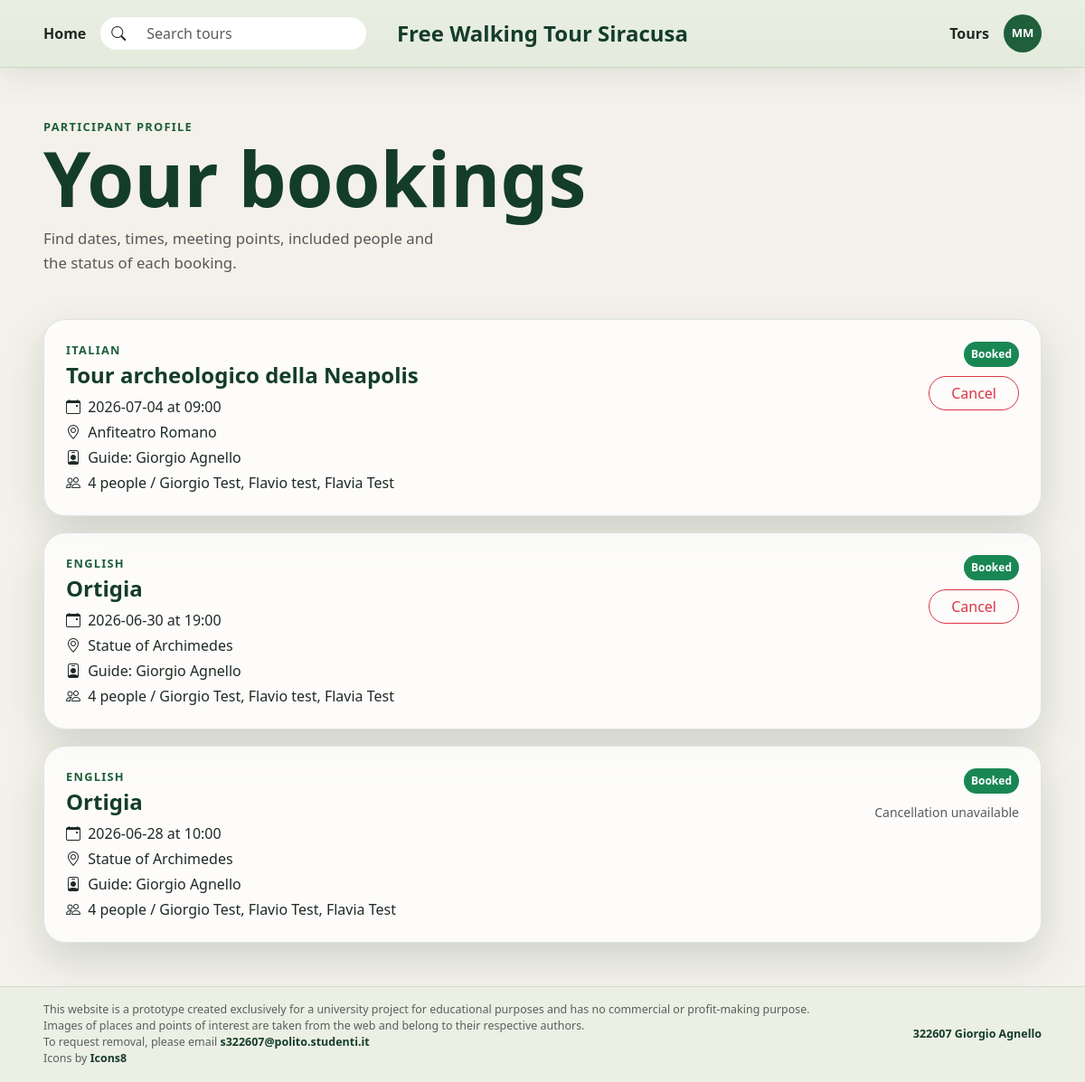
Page /participant/profile (signed in) on the committed database.
### tables this page shows
CREATE TABLE "users" (
            id INTEGER PRIMARY KEY AUTOINCREMENT,
            first_name TEXT NOT NULL,
            last_name TEXT NOT NULL,
            email TEXT NOT NULL,
            password TEXT NOT NULL,
            role TEXT NOT NULL CHECK (role IN ('guide', 'participant')),
            languages TEXT,
            created_at TEXT NOT NULL DEFAULT CURRENT_TIMESTAMP,
            UNIQUE (email)
        );

CREATE TABLE tours (
    id INTEGER PRIMARY KEY AUTOINCREMENT,
    guide_id INTEGER NOT NULL,
    title TEXT NOT NULL,
    theme TEXT NOT NULL,
    meeting_point TEXT NOT NULL,
    duration_mins INTEGER NOT NULL CHECK (duration_mins > 0),
    language TEXT NOT NULL,
    max_participants INTEGER NOT NULL CHECK (max_participants > 0),
    description TEXT NOT NULL,
    created_at TEXT NOT NULL DEFAULT CURRENT_TIMESTAMP,
    FOREIGN KEY (guide_id) REFERENCES users (id) ON DELETE CASCADE
);

CREATE TABLE reservations (
    id INTEGER PRIMARY KEY AUTOINCREMENT,
    user_id INTEGER NOT NULL,
    tour_id INTEGER NOT NULL,
    tour_date TEXT NOT NULL,
    num_people INTEGER NOT NULL CHECK (num_people BETWEEN 1 AND 4),
    extra_names TEXT,
    status TEXT NOT NULL DEFAULT 'booked' CHECK (status IN ('booked', 'cancelled')),
    created_at TEXT NOT NULL DEFAULT CURRENT_TIMESTAMP,
    cancelled_at TEXT,
    FOREIGN KEY (user_id) REFERENCES users (id) ON DELETE CASCADE,
    FOREIGN KEY (tour_id) REFERENCES tours (id) ON DELETE CASCADE,
    UNIQUE (user_id, tour_id, tour_date)
);

CREATE TABLE tour_schedule (
    id INTEGER PRIMARY KEY AUTOINCREMENT,
    tour_id INTEGER NOT NULL,
    weekday INTEGER NOT NULL CHECK (weekday BETWEEN 0 AND 6),
    start_time TEXT NOT NULL,
    FOREIGN KEY (tour_id) REFERENCES tours (id) ON DELETE CASCADE,
    UNIQUE (tour_id, weekday)
);

### app.py (the view)
@app.route("/participant/profile")
@login_required
def participant_profile():
    denied = require_role("participant")
    if denied:
        return denied
    conn = get_db_connection()
    rows = conn.execute(
        """
        SELECT reservations.*, tours.title, tours.meeting_point, tours.duration_mins,
               tours.language, users.first_name AS guide_first_name,
               users.last_name AS guide_last_name
        FROM reservations
        JOIN tours ON tours.id = reservations.tour_id
        JOIN users ON users.id = tours.guide_id
        WHERE reservations.user_id = ?
        ORDER BY reservations.tour_date DESC, reservations.id DESC
        """,
        (current_user.id,),
    ).fetchall()
    reservations = []
    now = dt.datetime.now()
    for row in rows:
        item = dict(row)
        tour_date = parse_iso_date(row["tour_date"])
        schedule = get_schedule_for_date(conn, row["tour_id"], tour_date)
        item["start_time"] = schedule["start_time"] if schedule else "-"
        item["can_cancel"] = False
        if row["status"] == "booked" and schedule:
            start_dt = tour_datetime(tour_date, schedule["start_time"])
            item["can_cancel"] = start_dt - now >= dt.timedelta(hours=24)
        reservations.append(item)
    conn.close()
    return render_template("participant_profile.html", reservations=reservations)

### app.py (called while the page is built)
@login_manager.user_loader
def load_user(user_id):
    conn = get_db_connection()
    user_row = conn.execute("SELECT * FROM users WHERE id = ?", (user_id,)).fetchone()
    conn.close()
    if user_row:
        return User(
            user_row["id"],
            user_row["email"],
            user_row["role"],
            user_row["first_name"],
            user_row["last_name"],
            user_row["languages"],
        )
    return None

@app.context_processor
def inject_constants():
    return {
        "LANGUAGES": LANGUAGES,
        "WEEKDAYS": WEEKDAYS,
        "WEEKDAY_NAMES": WEEKDAY_NAMES,
        "DURATION_FILTERS": DURATION_FILTERS,
        "MIN_TOUR_STOPS": MIN_TOUR_STOPS,
    }

def parse_iso_date(value):
    try:
        return dt.date.fromisoformat(value)
    except (TypeError, ValueError):
        raise ValueError("Invalid date.")

def tour_datetime(tour_date, start_time):
    return dt.datetime.combine(tour_date, dt.time.fromisoformat(start_time))

def require_role(role):
    if not current_user.is_authenticated:
        return redirect(url_for("login", next=request.path))
    if current_user.role != role:
        flash("This account does not have permission to perform this action.", "warning")
        return redirect(url_for("index"))
    return None

def get_schedule_for_date(conn, tour_id, tour_date):
    return conn.execute(
        """
        SELECT * FROM tour_schedule
        WHERE tour_id = ? AND weekday = ?
        """,
        (tour_id, tour_date.weekday()),
    ).fetchone()

### db.py (called while the page is built)
def get_db_connection():
    conn = sqlite3.connect(DATABASE)
    conn.row_factory = sqlite3.Row
    conn.execute("PRAGMA foreign_keys = ON")
    return conn

### templates/participant_profile.html (shortened to what this page needs)
{% extends 'base.html' %}
{% block content %}
<main class="container-fluid px-3 px-lg-5 py-4 py-lg-5">
  <header class="mb-4 mb-lg-5">
    <p class="section-label mb-2">Participant profile</p>
    <h1 class="homepage-title mb-3">Your bookings</h1>
    <p class="homepage-text mb-0 text-muted">
      Find dates, times, meeting points, included people and the status of each booking.
    </p>
  </header>
  <section class="profile-list">
    {% for reservation in reservations %}
      <article class="profile-card">
        <div class="profile-card-main">
          <div>
            <p class="section-label mb-1">{{ reservation.language }}</p>
            <h2 class="h4 fw-bold mb-2">
              <a class="profile-title-link" href="{{ url_for('tour_detail', id=reservation.tour_id) }}">
                {{ reservation.title }}
              </a>
            </h2>
            <p class="mb-1">
              <i class="bi bi-calendar-event me-1"></i>
              {{ reservation.tour_date }} at {{ reservation.start_time }}
            </p>
            <p class="mb-1">
              <i class="bi bi-geo-alt me-1"></i>
              {{ reservation.meeting_point }}
            </p>
            <p class="mb-1">
              <i class="bi bi-person-badge me-1"></i>
              Guide: {{ reservation.guide_first_name }} {{ reservation.guide_last_name }}
            </p>
            <p class="mb-0">
              <i class="bi bi-people me-1"></i>
              {{ reservation.num_people }} people
              {% if reservation.extra_names %}
                / {{ reservation.extra_names }}
              {% endif %}
            </p>
          </div>
          <div class="profile-card-actions">
            {% if reservation.status == 'booked' %}
              <span class="badge text-bg-success rounded-pill p-2">Booked</span>
            {% else %}
              <span class="badge text-bg-secondary rounded-pill p-2">Cancelled</span>
            {% endif %}
            {% if reservation.can_cancel %}
              <form action="{{ url_for('cancel_reservation', reservation_id=reservation.id) }}" method="POST">
                <button class="btn btn-outline-danger rounded-pill px-4" type="submit">Cancel</button>
              </form>
            {% elif reservation.status == 'booked' %}
              <span class="small text-muted">Cancellation unavailable</span>
            {% endif %}
          </div>
        </div>
      </article>
    {% else %}
      <div class="empty-state">
        <h2 class="h5 fw-bold">No bookings</h2>
        <p class="text-muted mb-3">Choose a tour and book an available date.</p>
        <a class="btn btn-dark rounded-pill px-4" href="{{ url_for('tours') }}">Explore tours</a>
      </div>
    {% endfor %}
  </section>
</main>
{% endblock %}

### templates/base.html (shortened to what this page needs)
<!doctype html>
<html lang="en">
  <head>
    <link href="https://cdn.jsdelivr.net/npm/bootstrap@5.3.3/dist/css/bootstrap.min.css" rel="stylesheet">
    <link href="https://cdn.jsdelivr.net/npm/bootstrap-icons@1.11.3/font/bootstrap-icons.css" rel="stylesheet">
    <link href="{{ url_for('static', filename='assets/css/style.css') }}" rel="stylesheet">
  </head>
  <body>
    <header class="site-header sticky-top">
      <nav class="navbar navbar-expand-lg py-3">
        <div class="container-fluid px-3 px-lg-5">
          <div class="navbar-desktop d-none d-lg-grid align-items-center">
            <div class="nav-left d-flex align-items-center gap-3">
              <a class="nav-link" href="{{ url_for('index') }}">Home</a>
              <form class="search-box m-0" role="search" action="{{ url_for('tours') }}" method="get">
                <div class="input-group rounded-pill overflow-hidden">
                  <span class="input-group-text"><i class="bi bi-search"></i></span>
                  <input class="form-control" name="q" type="search" placeholder="Search tours" aria-label="Search tours">
                </div>
              </form>
            </div>
            <a class="site-brand m-0" href="{{ url_for('index') }}">Free Walking Tour Siracusa</a>
            <div class="nav-right d-flex align-items-center justify-content-end gap-3">
              <a class="nav-link" href="{{ url_for('tours') }}">Tours</a>
              {% if current_user.is_authenticated %}
                <div class="dropdown user-dropdown">
                  <button class="user-initials" type="button" data-bs-toggle="dropdown" aria-expanded="false" aria-label="Profile">
                    {{ current_user.first_name[:1] }}{{ current_user.last_name[:1] }}
                  </button>
                </div>
              {% else %}
                <div class="auth-actions d-flex align-items-center gap-2">
                  <a class="btn btn-outline-success rounded-pill px-3" href="{{ url_for('login') }}">Sign in</a>
                  <a class="btn btn-dark rounded-pill px-3" href="{{ url_for('register') }}">Register</a>
                </div>
              {% endif %}
            </div>
          </div>
        </div>
      </nav>
    </header>
    {% block content %}{% endblock %}
    <footer class="site-footer">
      <div class="container-fluid px-3 px-lg-5 py-3">
        <div class="footer-content">
          <div class="footer-disclaimer">
            <p class="mb-0">This website is a prototype created exclusively for a university project for educational purposes and has no commercial or profit-making purpose.</p>
            <p class="mb-0">Images of places and points of interest are taken from the web and belong to their respective authors.</p>
            <p class="mb-0">To request removal, please email <a href="mailto:s322607@polito.studenti.it" target="_blank" rel="noopener noreferrer">s322607@polito.studenti.it</a></p>
            <p class="mb-0">Icons by <a href="https://icons8.com/" target="_blank" rel="noopener noreferrer">Icons8</a></p>
          </div>
          <p class="footer-owner mb-0"><a href="https://www.linkedin.com/in/giorgioagnello/" target="_blank" rel="noopener noreferrer">322607 Giorgio Agnello</a></p>
        </div>
      </div>
    </footer>
  </body>
</html>

### static/assets/css/style.css (style rules this page uses)
:root { --brand-green: #1f5f3b; --brand-green-dark: #143d29; --page-bg: #f4f1ea; --surface: #ffffff; --text-main: #1f2a24; --soft-shadow: 0 18px 45px rgba(20, 61, 41, 0.16); }
body { display: flex; flex-direction: column; min-height: 100vh; background-color: var(--page-bg); color: var(--text-main); font-family: system-ui, -apple-system, BlinkMacSystemFont, "Segoe UI", sans-serif; }
a { text-decoration: none; }
.site-header .navbar { background: linear-gradient(180deg, rgba(232, 238, 226, 0.98), rgba(226, 234, 219, 0.94)); backdrop-filter: blur(18px); border-bottom: 1px solid rgba(31, 95, 59, 0.16); box-shadow: 0 12px 28px rgba(20, 61, 41, 0.08); }
.site-brand { color: var(--brand-green-dark); font-size: clamp(1.1rem, 2vw, 1.55rem); font-weight: 850; letter-spacing: 0; text-align: center; line-height: 1.1; }
.nav-link { color: var(--text-main); font-weight: 600; }
.search-box { max-width: 320px; width: 100%; }
.search-box .form-control, .search-box .input-group-text { border: 0; background-color: var(--surface); }
.user-initials { width: 42px; height: 42px; display: inline-grid; place-items: center; border: 1px solid rgba(31, 95, 59, 0.18); border-radius: 50%; color: var(--surface); background: var(--brand-green); font-size: 0.82rem; font-weight: 850; letter-spacing: 0; }
.navbar-desktop { width: 100%; display: grid; grid-template-columns: minmax(320px, 1fr) auto minmax(320px, 1fr); align-items: center; column-gap: 24px; }
.nav-left { justify-self: start; }
.nav-right { justify-self: end; }
.section-label { color: var(--brand-green); font-size: 0.8rem; font-weight: 800; letter-spacing: 0.08rem; text-transform: uppercase; }
.homepage-title { max-width: 760px; font-size: clamp(2.6rem, 7vw, 5.8rem); font-weight: 850; line-height: 0.92; letter-spacing: 0; color: var(--brand-green-dark); }
.homepage-text { max-width: 460px; color: #6f7c73; font-size: 1.05rem; line-height: 1.6; }
.profile-list { display: grid; gap: 18px; }
.profile-card { padding: 24px; border: 1px solid rgba(31, 95, 59, 0.14); border-radius: 24px; background: rgba(255, 255, 255, 0.78); box-shadow: var(--soft-shadow); }
.profile-card-main { display: flex; justify-content: space-between; gap: 24px; }
.profile-card-actions { display: flex; flex-direction: column; align-items: flex-end; gap: 10px; }
.profile-title-link { color: var(--brand-green-dark); }
.site-footer { margin-top: auto; color: rgba(31, 42, 36, 0.72); border-top: 1px solid rgba(31, 95, 59, 0.12); background: rgba(232, 238, 226, 0.64); font-size: 0.78rem; }
.site-footer a { color: var(--brand-green-dark); font-weight: 700; }
.footer-content { display: flex; align-items: flex-start; justify-content: space-between; gap: 24px; }
.footer-disclaimer { max-width: 920px; line-height: 1.45; }
.footer-owner { align-self: center; flex-shrink: 0; color: var(--brand-green-dark); font-weight: 700; text-align: right; }

### rows in the picture
users: first_name "M", last_name "M"
tours: language "ITALIAN", title "Tour archeologico della Neapolis", meeting_point "Anfiteatro Romano"
reservations: tour_date "2026-07-04", extra_names "Giorgio Test, Flavio test, Flavia Test"
tour_schedule: start_time "09:00"
users: guide_first_name "Giorgio" "Giorgio" "Giorgio", guide_last_name "Agnello" "Agnello" "Agnello"
tours: language "ENGLISH" "ENGLISH", title "Ortigia" "Ortigia", meeting_point "Statue of Archimedes" "Statue of Archimedes"
reservations: tour_date "2026-06-30", extra_names "Giorgio Test, Flavio test, Flavia Test"
tour_schedule: start_time "19:00"
reservations: tour_date "2026-06-28", extra_names "Giorgio Test, Flavio Test, Flavia Test"
tour_schedule: start_time "10:00"

### other values in the picture
{{ reservation.num_people }} "4" "4" "4"
